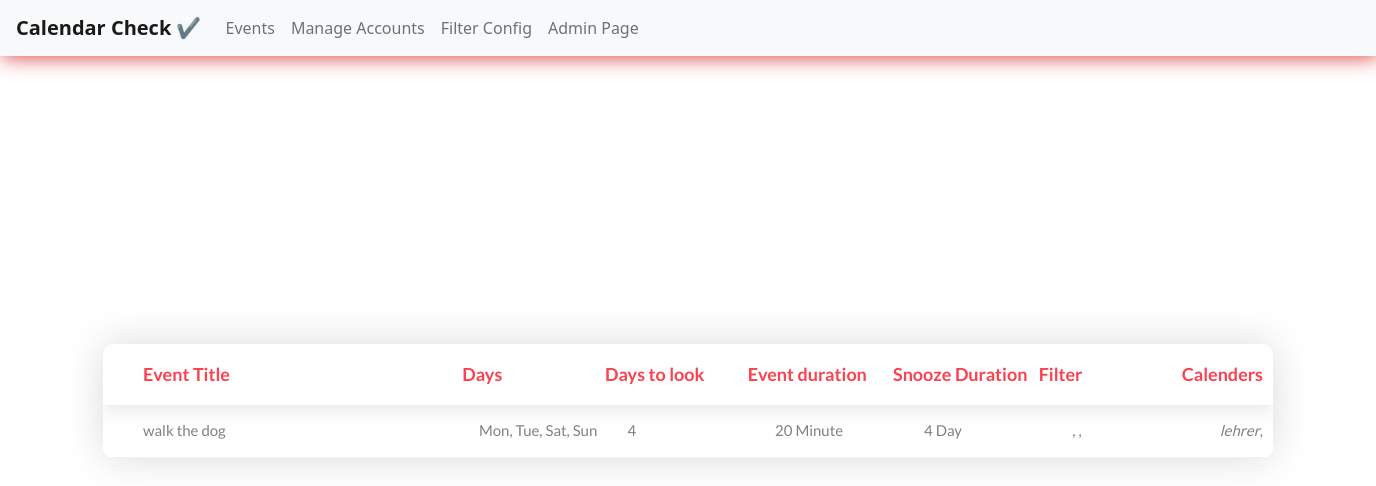
Before: / with the older database file.
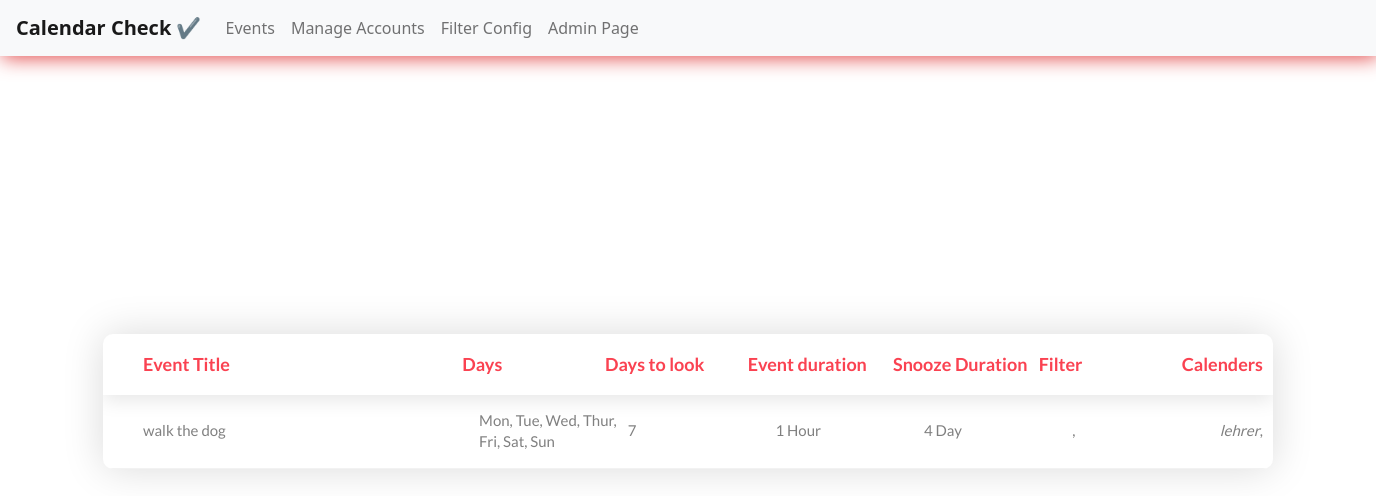
After: the same page with the newer database file.
### cal/models.py (models this page shows, shortened)
class EventDetails(models.Model):
    title = models.CharField(max_length=200, help_text = "Event Title")
    days_to_look = models.IntegerField(null=True, help_text = "Number of days to look")
    days = MultiSelectField(choices=day_choices, null=True, help_text = "Days to look at")
    free_event = models.BooleanField('include free events?', default=True)
    event_duration_type = models.CharField(max_length=100, choices=event_duration_choice, help_text = "Days / Hours / Minutes")
    event_duration = models.IntegerField()
    apply_snooze = models.BooleanField(default=True, help_text = "Apply snooze")
    snooze_type = models.CharField(max_length=100, choices=event_duration_choice, help_text = "Days / Hours / Minutes")
    snooze_duration = models.IntegerField(help_text = "Duration for the snooze")
    snooze_days = MultiSelectField(choices=day_choices, null=True, blank=True, help_text = "Snooze days (Optional)")
    filter = models.ManyToManyField(Filter, help_text = "Choose Filter(s)")
    calenders = models.ManyToManyField('Calenders', help_text = "Pick calendars to look into")
    class Meta:
        verbose_name_plural = "Event Details"

class Filter(models.Model):
    filter_detail = models.CharField('Filter Detail', max_length=300, null=True)
    keyword = models.CharField(max_length=30, choices=keyword)
    X1 = models.CharField('value to set(X1)', max_length=200, null=True, blank=True, help_text = "if Window is selected Please use 12-hour clock and X2 should be greater than X1")
    X2 = models.CharField('value to set(X2)', max_length=200, null=True, blank=True)
    class Meta:
        verbose_name_plural = "FIlters"

class Calenders(models.Model):
    name = models.CharField(null=True, blank=True, max_length=200)
    ide = models.CharField(max_length=400, null=True, blank=True)
    token_url = models.CharField(max_length=200, null=True, blank=True)
    title = models.CharField(max_length=200, null=True, blank=True)
    class Meta:
        verbose_name_plural = "Calenders"

### cal/views.py (the view)
# urls.py: path('', home, name='home'),
def home(request):
    events = EventDetails.objects.all()
    context = {'events': events}
    return render(request, 'cal/home.html', context)

### cal/templates/cal/home.html (shortened to what this page needs)
{% extends 'index.html' %}
{% load static %}
{% block content %}
<div class="limiter">
    <div class="container-table100">
        <div class="wrap-table100">
            <div class="table100 ver2 m-b-110">
                <div class="table100-head">
                    <table>
                        <thead>
                            <tr class="row100 head">
                                <th class="cell100 column1">Event Title</th>
                                <th class="cell100 column5">Days</th>
                                <th class="cell100 column2">Days to look</th>
                                <th class="cell100 column5">Event duration</th>
                                <th class="cell100 column5">Snooze Duration</th>
                                <th class="cell100 column5">Filter</th>
                                <th class="cell100 column5">Calenders</th>
                            </tr>
                        </thead>
                    </table>
                </div>
                <div class="table100-body js-pscroll">
                    <table>
                        <tbody>
                            {% for event in events %}
                            <tr class="row100 body">
                                <td class="cell100 column1">{{ event.title }}</td>
                                <td class="cell100 column5">{{ event.days }}</td>
                                <td class="cell100 column2">{{ event.days_to_look }}</td>
                                <td class="cell100 column5">{{ event.event_duration }} {{ event.event_duration_type }}</td>
                                <td class="cell100 column5">{{ event.snooze_duration }} {{ event.snooze_type }}</td>
                                <td class="cell100 column5">
                                    {% for fil in event.filter.all %}
                                    ,
                                    {% endfor %}
                                </td>
                                <td class="cell100 column5">
                                    {% for cal in event.calenders.all %}
                                    <i>{{ cal.name }}</i>,
                                    {% endfor %}
                                </td>
                            </tr>
                            {% endfor %}
                        </tbody>
                    </table>
                </div>
            </div>
        </div>
    </div>
</div>
{% endblock content %}

Changed rows visible on the page:
changed EventDetails "walk the dog": days "Mon, Tue, Sat, Sun" → "Mon, Tue, Wed, Thur, Fri, Sat, Sun"; days_to_look "4" → "7"; event_duration "20" → "1"; event_duration_type "Minute" → "Hour"
